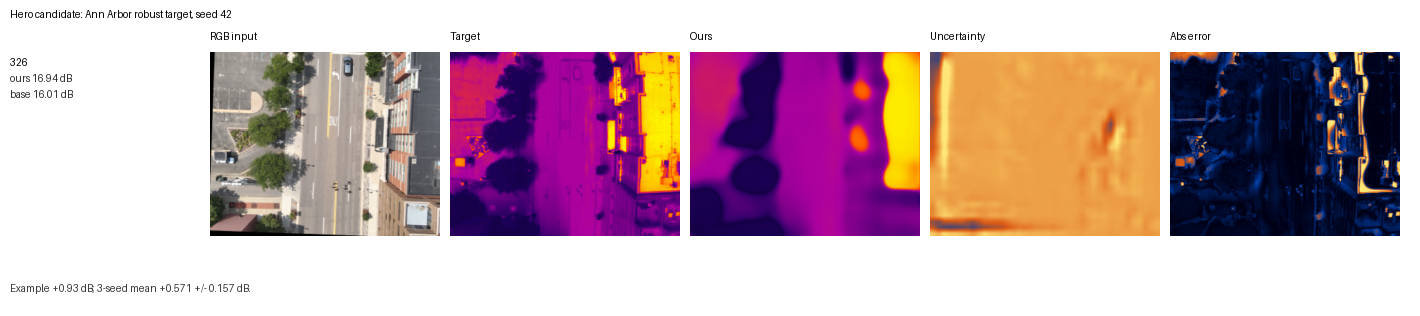
#> input picture figures/week8/hero_ann_arbor_seed42.png, 1420 x 316 px
$ python week11_polish_figures.py
#> lines starting #> are read from the running program, lines starting #| are printed output that depends on the picture
#!/usr/bin/env python3
"""Create Week 11 paper-preview figures from existing Week 8 PNGs.

This script does not require Knox checkpoints. It wraps the already generated
Week 8 figures with consistent TrueType typography, explicit guardrail notes,
and 300 dpi output. The originals remain untouched.
"""
from __future__ import annotations

import argparse
from pathlib import Path

from PIL import Image, ImageDraw, ImageFont


FONT_CANDIDATES = [
    Path(r"C:\Windows\Fonts\arial.ttf"),
    Path(r"C:\Windows\Fonts\segoeui.ttf"),
    Path(r"C:\Windows\Fonts\calibri.ttf"),
]
BOLD_CANDIDATES = [
    Path(r"C:\Windows\Fonts\arialbd.ttf"),
    Path(r"C:\Windows\Fonts\segoeuib.ttf"),
    Path(r"C:\Windows\Fonts\calibrib.ttf"),
]


FIGURES = [
    {
        "src": "hero_ann_arbor_seed42.png",
        "dst": "hero_ann_arbor_polished_seed42.png",
        "title": "Ann Arbor qualitative example",
        "subtitle": "This scene shows +0.93 dB; the three-seed mean gain is +0.571 +/- 0.157 dB.",
    },
    {
        "src": "failure_cases_ann_arbor_seed42.png",
        "dst": "failure_cases_ann_arbor_polished_seed42.png",
        "title": "Failure cases selected by paired PSNR delta",
        "subtitle": "Rows are cases where the method underperforms the no-registration baseline most.",
    },
    {
        "src": "cross_dataset_gallery_seed42.png",
        "dst": "cross_dataset_gallery_polished_seed42.png",
        "title": "Cross-dataset qualitative context",
        "subtitle": "Kust4K row is completeness only: +0.096 +/- 0.067 dB within-dataset gain, not significant.",
    },
]


def load_font(candidates: list[Path], size: int) -> ImageFont.ImageFont:
#> called with size = 26
    for path in candidates:
        if path.exists():
            return ImageFont.truetype(str(path), size)
    return ImageFont.load_default()


def wrap_text(draw: ImageDraw.ImageDraw, text: str, font: ImageFont.ImageFont, max_width: int) -> list[str]:
    words = text.split()
    lines: list[str] = []
    current: list[str] = []
    for word in words:
        candidate = " ".join([*current, word])
        bbox = draw.textbbox((0, 0), candidate, font=font)
        if bbox[2] - bbox[0] <= max_width or not current:
            current.append(word)
        else:
            lines.append(" ".join(current))
            current = [word]
    if current:
        lines.append(" ".join(current))
    return lines


def polish_one(src: Path, dst: Path, title: str, subtitle: str, title_font, body_font) -> None:
#> called with title = 'Ann Arbor qualitative example'
    image = Image.open(src).convert("RGB")
#> image is the input picture: PIL image 1420x316 RGB; mean R, G, B 197.5, 169.6, 178
    margin_x = 34
    top_h = 102
    bottom_h = 34
    canvas = Image.new("RGB", (image.width, image.height + top_h + bottom_h), "white")
#> canvas: PIL image 1420x452 RGB; every value is 255
    canvas.paste(image, (0, top_h))
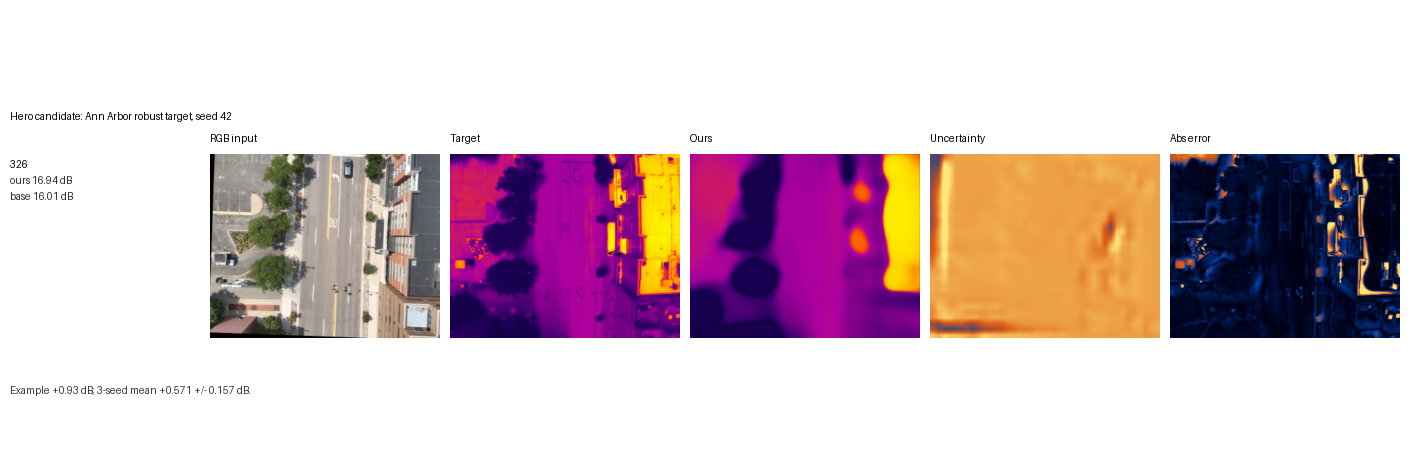
#> canvas: PIL image 1420x452 RGB; mean R, G, B 214.8, 195.3, 201.2
    draw = ImageDraw.Draw(canvas)
    draw.rectangle((0, 0, image.width, top_h), fill=(248, 250, 252))
    draw.text((margin_x, 18), title, fill=(17, 24, 39), font=title_font)
    for idx, line in enumerate(wrap_text(draw, subtitle, body_font, image.width - 2 * margin_x)):
#> in wrap_text, `words = text.split()`: words = ['This', 'scene', 'shows', '+0.93', 'dB;', 'the', 'three-seed', 'mean', 'gain', 'is', '+0.571', '+/-', '0.157', 'dB.']
        draw.text((margin_x, 58 + idx * 24), line, fill=(55, 65, 81), font=body_font)
#> this loop made 1 pass
    draw.rectangle((0, canvas.height - bottom_h, image.width, canvas.height), fill=(248, 250, 252))
    draw.text((margin_x, canvas.height - 26), "Paper preview; quantitative claims come from Tables 2-4.", fill=(75, 85, 99), font=body_font)
    dst.parent.mkdir(parents=True, exist_ok=True)
    canvas.save(dst, dpi=(300, 300))
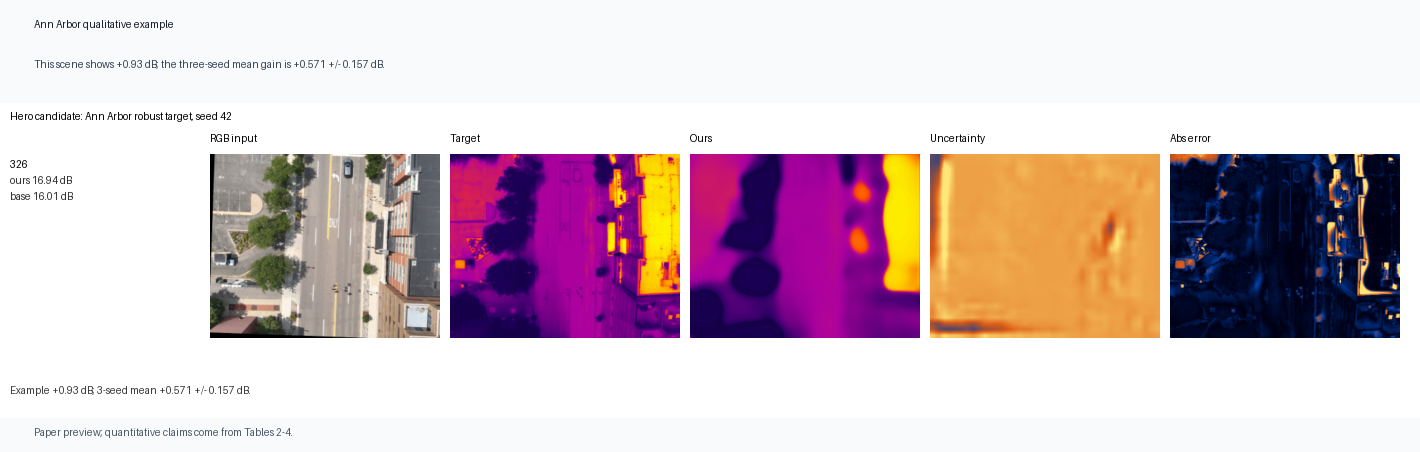
#> saved as hero_ann_arbor_polished_seed42.png: PIL image 1420x452 RGB; mean R, G, B 212.2, 193.3, 199.8


def main() -> None:
    parser = argparse.ArgumentParser()
    parser.add_argument("--input-dir", default="figures/week8")
    parser.add_argument("--output-dir", default="figures/week8")
    args = parser.parse_args()

    in_dir = Path(args.input_dir)
    out_dir = Path(args.output_dir)
    title_font = load_font(BOLD_CANDIDATES, 26)
    body_font = load_font(FONT_CANDIDATES, 18)

    for spec in FIGURES:
        src = in_dir / spec["src"]
        dst = out_dir / spec["dst"]
        if not src.exists():
#> (the run stopped early here; a loop or call above may not have finished)
